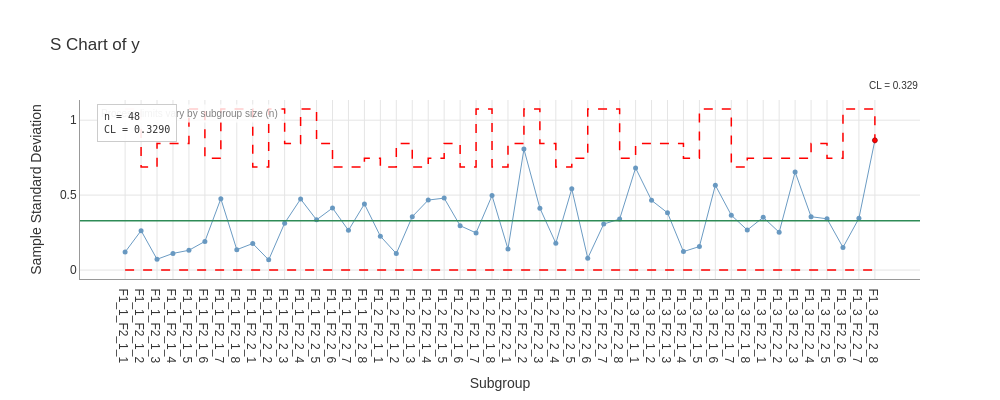

Source (notebook cell):
### Code cell
result_s.plot(chart='S', show_stats=True).show()

### Figure 1 — Plotly figure (JSON) as saved in the notebook; plotly's stock layout.template omitted (floating-point values rounded to 4 significant figures)
{"data": [{"hovertemplate": "%{x}<br>%{y:.3f}<extra></extra>", "line": {"color": "steelblue", "width": 1.0}, "marker": {"color": "steelblue", "size": 5}, "mode": "lines+markers", "name": "S", "opacity": 0.8, "type": "scatter", "x": ["F1_1_F2_1_1", "F1_1_F2_1_2", "F1_1_F2_1_3", "F1_1_F2_1_4", "F1_1_F2_1_5", "F1_1_F2_1_6", "F1_1_F2_1_7", "F1_1_F2_1_8", "F1_1_F2_2_1", "F1_1_F2_2_2", "F1_1_F2_2_3", "F1_1_F2_2_4", "F1_1_F2_2_5", "F1_1_F2_2_6", "F1_1_F2_2_7", "F1_1_F2_2_8", "F1_2_F2_1_1", "F1_2_F2_1_2", "F1_2_F2_1_3", "F1_2_F2_1_4", "F1_2_F2_1_5", "F1_2_F2_1_6", "F1_2_F2_1_7", "F1_2_F2_1_8", "F1_2_F2_2_1", "F1_2_F2_2_2", "F1_2_F2_2_3", "F1_2_F2_2_4", "F1_2_F2_2_5", "F1_2_F2_2_6", "F1_2_F2_2_7", "F1_2_F2_2_8", "F1_3_F2_1_1", "F1_3_F2_1_2", "F1_3_F2_1_3", "F1_3_F2_1_4", "F1_3_F2_1_5", "F1_3_F2_1_6", "F1_3_F2_1_7", "F1_3_F2_1_8", "F1_3_F2_2_1", "F1_3_F2_2_2", "F1_3_F2_2_3", "F1_3_F2_2_4", "F1_3_F2_2_5", "F1_3_F2_2_6", "F1_3_F2_2_7", "F1_3_F2_2_8"], "y": [0.12, 0.263, 0.072, 0.111, 0.132, 0.191, 0.476, 0.136, 0.177, 0.068, 0.313, 0.474, 0.335, 0.414, 0.265, 0.441, 0.226, 0.11, 0.356, 0.467, 0.48, 0.296, 0.248, 0.497, 0.14, 0.807, 0.413, 0.179, 0.542, 0.079, 0.307, 0.34, 0.681, 0.465, 0.382, 0.123, 0.157, 0.566, 0.366, 0.267, 0.352, 0.252, 0.654, 0.356, 0.342, 0.151, 0.345, 0.866]}, {"hovertemplate": "UPL: %{y:.3f}<extra></extra>", "line": {"color": "red", "dash": "dash", "width": 1.5}, "mode": "lines", "name": "UPL (varies)", "showlegend": false, "type": "scatter", "x": ["F1_1_F2_1_1", "F1_1_F2_1_2", "F1_1_F2_1_2", "F1_1_F2_1_3", "F1_1_F2_1_3", "F1_1_F2_1_4", "F1_1_F2_1_4", "F1_1_F2_1_5", "F1_1_F2_1_5", "F1_1_F2_1_6", "F1_1_F2_1_6", "F1_1_F2_1_7", "F1_1_F2_1_7", "F1_1_F2_1_8", "F1_1_F2_1_8", "F1_1_F2_2_1", "F1_1_F2_2_1", "F1_1_F2_2_2", "F1_1_F2_2_2", "F1_1_F2_2_3", "F1_1_F2_2_3", "F1_1_F2_2_4", "F1_1_F2_2_4", "F1_1_F2_2_5", "F1_1_F2_2_5", "F1_1_F2_2_6", "F1_1_F2_2_6", "F1_1_F2_2_7", "F1_1_F2_2_7", "F1_1_F2_2_8", "F1_1_F2_2_8", "F1_2_F2_1_1", "F1_2_F2_1_1", "F1_2_F2_1_2", "F1_2_F2_1_2", "F1_2_F2_1_3", "F1_2_F2_1_3", "F1_2_F2_1_4", "F1_2_F2_1_4", "F1_2_F2_1_5", "F1_2_F2_1_5", "F1_2_F2_1_6", "F1_2_F2_1_6", "F1_2_F2_1_7", "F1_2_F2_1_7", "F1_2_F2_1_8", "F1_2_F2_1_8", "F1_2_F2_2_1", "F1_2_F2_2_1", "F1_2_F2_2_2", "F1_2_F2_2_2", "F1_2_F2_2_3", "F1_2_F2_2_3", "F1_2_F2_2_4", "F1_2_F2_2_4", "F1_2_F2_2_5", "F1_2_F2_2_5", "F1_2_F2_2_6", "F1_2_F2_2_6", "F1_2_F2_2_7", "F1_2_F2_2_7", "F1_2_F2_2_8", "F1_2_F2_2_8", "F1_3_F2_1_1", "F1_3_F2_1_1", "F1_3_F2_1_2", "F1_3_F2_1_2", "F1_3_F2_1_3", "F1_3_F2_1_3", "F1_3_F2_1_4", "F1_3_F2_1_4", "F1_3_F2_1_5", "F1_3_F2_1_5", "F1_3_F2_1_6", "F1_3_F2_1_6", "F1_3_F2_1_7", "F1_3_F2_1_7", "F1_3_F2_1_8", "F1_3_F2_1_8", "F1_3_F2_2_1", "F1_3_F2_2_1", "F1_3_F2_2_2", "F1_3_F2_2_2", "F1_3_F2_2_3", "F1_3_F2_2_3", "F1_3_F2_2_4", "F1_3_F2_2_4", "F1_3_F2_2_5", "F1_3_F2_2_5", "F1_3_F2_2_6", "F1_3_F2_2_6", "F1_3_F2_2_7", "F1_3_F2_2_7", "F1_3_F2_2_8", "F1_3_F2_2_8"], "y": [1.075, 1.075, 0.688, 0.688, 0.845, 0.845, 0.845, 0.845, 1.075, 1.075, 0.746, 0.746, 1.075, 1.075, 1.075, 1.075, 0.688, 0.688, 1.075, 1.075, 0.845, 0.845, 1.075, 1.075, 0.845, 0.845, 0.688, 0.688, 0.688, 0.688, 0.746, 0.746, 0.688, 0.688, 0.845, 0.845, 0.688, 0.688, 0.746, 0.746, 0.845, 0.845, 0.688, 0.688, 1.075, 1.075, 0.688, 0.688, 0.845, 0.845, 1.075, 1.075, 0.845, 0.845, 0.688, 0.688, 0.746, 0.746, 1.075, 1.075, 1.075, 1.075, 0.746, 0.746, 0.845, 0.845, 0.845, 0.845, 0.845, 0.845, 0.746, 0.746, 1.075, 1.075, 1.075, 1.075, 0.688, 0.688, 0.746, 0.746, 0.746, 0.746, 0.746, 0.746, 0.746, 0.746, 0.845, 0.845, 0.746, 0.746, 1.075, 1.075, 1.075, 1.075, 0.845]}, {"hovertemplate": "LPL: %{y:.3f}<extra></extra>", "line": {"color": "red", "dash": "dash", "width": 1.5}, "mode": "lines", "name": "LPL (varies)", "showlegend": false, "type": "scatter", "x": ["F1_1_F2_1_1", "F1_1_F2_1_2", "F1_1_F2_1_2", "F1_1_F2_1_3", "F1_1_F2_1_3", "F1_1_F2_1_4", "F1_1_F2_1_4", "F1_1_F2_1_5", "F1_1_F2_1_5", "F1_1_F2_1_6", "F1_1_F2_1_6", "F1_1_F2_1_7", "F1_1_F2_1_7", "F1_1_F2_1_8", "F1_1_F2_1_8", "F1_1_F2_2_1", "F1_1_F2_2_1", "F1_1_F2_2_2", "F1_1_F2_2_2", "F1_1_F2_2_3", "F1_1_F2_2_3", "F1_1_F2_2_4", "F1_1_F2_2_4", "F1_1_F2_2_5", "F1_1_F2_2_5", "F1_1_F2_2_6", "F1_1_F2_2_6", "F1_1_F2_2_7", "F1_1_F2_2_7", "F1_1_F2_2_8", "F1_1_F2_2_8", "F1_2_F2_1_1", "F1_2_F2_1_1", "F1_2_F2_1_2", "F1_2_F2_1_2", "F1_2_F2_1_3", "F1_2_F2_1_3", "F1_2_F2_1_4", "F1_2_F2_1_4", "F1_2_F2_1_5", "F1_2_F2_1_5", "F1_2_F2_1_6", "F1_2_F2_1_6", "F1_2_F2_1_7", "F1_2_F2_1_7", "F1_2_F2_1_8", "F1_2_F2_1_8", "F1_2_F2_2_1", "F1_2_F2_2_1", "F1_2_F2_2_2", "F1_2_F2_2_2", "F1_2_F2_2_3", "F1_2_F2_2_3", "F1_2_F2_2_4", "F1_2_F2_2_4", "F1_2_F2_2_5", "F1_2_F2_2_5", "F1_2_F2_2_6", "F1_2_F2_2_6", "F1_2_F2_2_7", "F1_2_F2_2_7", "F1_2_F2_2_8", "F1_2_F2_2_8", "F1_3_F2_1_1", "F1_3_F2_1_1", "F1_3_F2_1_2", "F1_3_F2_1_2", "F1_3_F2_1_3", "F1_3_F2_1_3", "F1_3_F2_1_4", "F1_3_F2_1_4", "F1_3_F2_1_5", "F1_3_F2_1_5", "F1_3_F2_1_6", "F1_3_F2_1_6", "F1_3_F2_1_7", "F1_3_F2_1_7", "F1_3_F2_1_8", "F1_3_F2_1_8", "F1_3_F2_2_1", "F1_3_F2_2_1", "F1_3_F2_2_2", "F1_3_F2_2_2", "F1_3_F2_2_3", "F1_3_F2_2_3", "F1_3_F2_2_4", "F1_3_F2_2_4", "F1_3_F2_2_5", "F1_3_F2_2_5", "F1_3_F2_2_6", "F1_3_F2_2_6", "F1_3_F2_2_7", "F1_3_F2_2_7", "F1_3_F2_2_8", "F1_3_F2_2_8"], "y": [0.0, 0.0, 0.0, 0.0, 0.0, 0.0, 0.0, 0.0, 0.0, 0.0, 0.0, 0.0, 0.0, 0.0, 0.0, 0.0, 0.0, 0.0, 0.0, 0.0, 0.0, 0.0, 0.0, 0.0, 0.0, 0.0, 0.0, 0.0, 0.0, 0.0, 0.0, 0.0, 0.0, 0.0, 0.0, 0.0, 0.0, 0.0, 0.0, 0.0, 0.0, 0.0, 0.0, 0.0, 0.0, 0.0, 0.0, 0.0, 0.0, 0.0, 0.0, 0.0, 0.0, 0.0, 0.0, 0.0, 0.0, 0.0, 0.0, 0.0, 0.0, 0.0, 0.0, 0.0, 0.0, 0.0, 0.0, 0.0, 0.0, 0.0, 0.0, 0.0, 0.0, 0.0, 0.0, 0.0, 0.0, 0.0, 0.0, 0.0, 0.0, 0.0, 0.0, 0.0, 0.0, 0.0, 0.0, 0.0, 0.0, 0.0, 0.0, 0.0, 0.0, 0.0, 0.0]}, {"hovertemplate": "Beyond Limits<br>%{x}<br>%{y:.3f}<extra></extra>", "marker": {"color": "red", "line": {"color": "darkred", "width": 0.5}, "size": 5, "symbol": "circle"}, "mode": "markers", "name": "Beyond Limits", "showlegend": false, "type": "scatter", "x": ["F1_3_F2_2_8"], "y": [0.866]}], "layout": {"annotations": [{"bgcolor": "rgba(255,255,255,0.8)", "borderpad": 3, "font": {"color": "gray", "size": 10}, "showarrow": false, "text": "Process limits vary by subgroup size (n)", "x": 0.02, "xref": "paper", "y": 0.98, "yref": "paper"}, {"bgcolor": "rgba(255,255,255,0.7)", "font": {"color": "#333333", "size": 10}, "showarrow": false, "text": "CL = 0.329", "x": 1.0, "xanchor": "right", "xref": "paper", "y": 1.04, "yanchor": "bottom", "yref": "paper"}, {"align": "left", "bgcolor": "rgba(255, 255, 255, 0.9)", "bordercolor": "#CCCCCC", "borderpad": 6, "borderwidth": 1, "font": {"color": "#333333", "family": "monospace", "size": 10}, "showarrow": false, "text": "n = 48<br>CL = 0.3290", "x": 0.02, "xanchor": "left", "xref": "paper", "y": 0.98, "yanchor": "top", "yref": "paper"}], "font": {"color": "#333333", "family": "Arial, sans-serif", "size": 12}, "height": 400, "hovermode": "x unified", "margin": {"b": 80}, "paper_bgcolor": "white", "plot_bgcolor": "white", "shapes": [{"line": {"color": "#2E8B57", "dash": "solid", "width": 1.5}, "type": "line", "x0": 0, "x1": 1, "xref": "x domain", "y0": 0.329, "y1": 0.329}], "showlegend": false, "title": {"text": "S Chart of y"}, "width": 1000, "xaxis": {"automargin": true, "gridcolor": "#E5E5E5", "gridwidth": 1.0, "linecolor": "#999999", "linewidth": 1.0, "showgrid": true, "showline": true, "title": {"text": "Subgroup"}, "type": "category"}, "yaxis": {"gridcolor": "#E5E5E5", "gridwidth": 1.0, "linecolor": "#999999", "linewidth": 1.0, "showgrid": true, "showline": true, "title": {"text": "Sample Standard Deviation"}, "zeroline": false}}}
